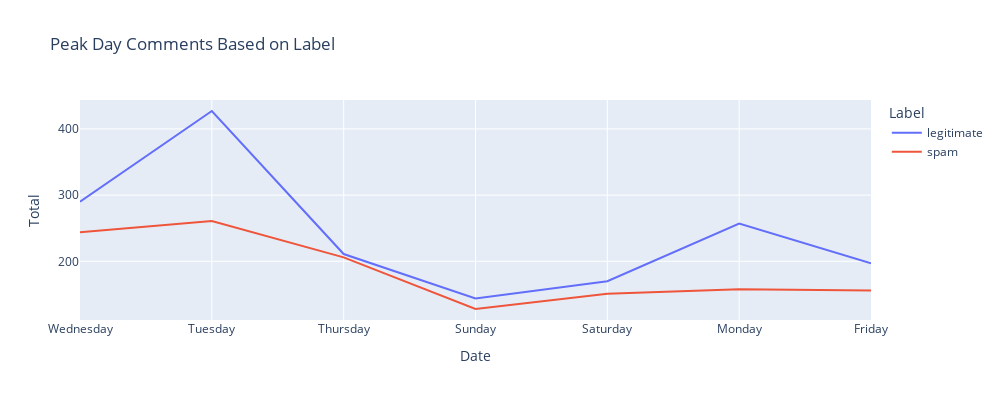

Write notebook code for a chart like this one.
### Code cell
LabelDay = LabelDay.rename(columns={'counts':'Total'})
fig2 = px.line(LabelDay, x='Date', y='Total', 
              color='Label', title = 'Peak Day Comments Based on Label', width=1000, height=400)
fig2.show()

### Figure 1 — Plotly figure (JSON) as saved in the notebook; plotly's stock layout.template omitted (floating-point values rounded to 4 significant figures)
{"data": [{"hovertemplate": "Label=legitimate<br>Date=%{x}<br>Total=%{y}<extra></extra>", "legendgroup": "legitimate", "line": {"color": "#636efa", "dash": "solid"}, "marker": {"symbol": "circle"}, "mode": "lines", "name": "legitimate", "orientation": "v", "showlegend": true, "type": "scatter", "x": ["Wednesday", "Tuesday", "Thursday", "Sunday", "Saturday", "Monday", "Friday"], "xaxis": "x", "y": [290, 427, 211, 144, 170, 257, 197], "yaxis": "y"}, {"hovertemplate": "Label=spam<br>Date=%{x}<br>Total=%{y}<extra></extra>", "legendgroup": "spam", "line": {"color": "#EF553B", "dash": "solid"}, "marker": {"symbol": "circle"}, "mode": "lines", "name": "spam", "orientation": "v", "showlegend": true, "type": "scatter", "x": ["Wednesday", "Tuesday", "Thursday", "Sunday", "Saturday", "Monday", "Friday"], "xaxis": "x", "y": [244, 261, 206, 128, 151, 158, 156], "yaxis": "y"}], "layout": {"height": 400, "legend": {"title": {"text": "Label"}, "tracegroupgap": 0}, "title": {"text": "Peak Day Comments Based on Label"}, "width": 1000, "xaxis": {"anchor": "y", "domain": [0, 1], "title": {"text": "Date"}}, "yaxis": {"anchor": "x", "domain": [0, 1], "title": {"text": "Total"}}}}
